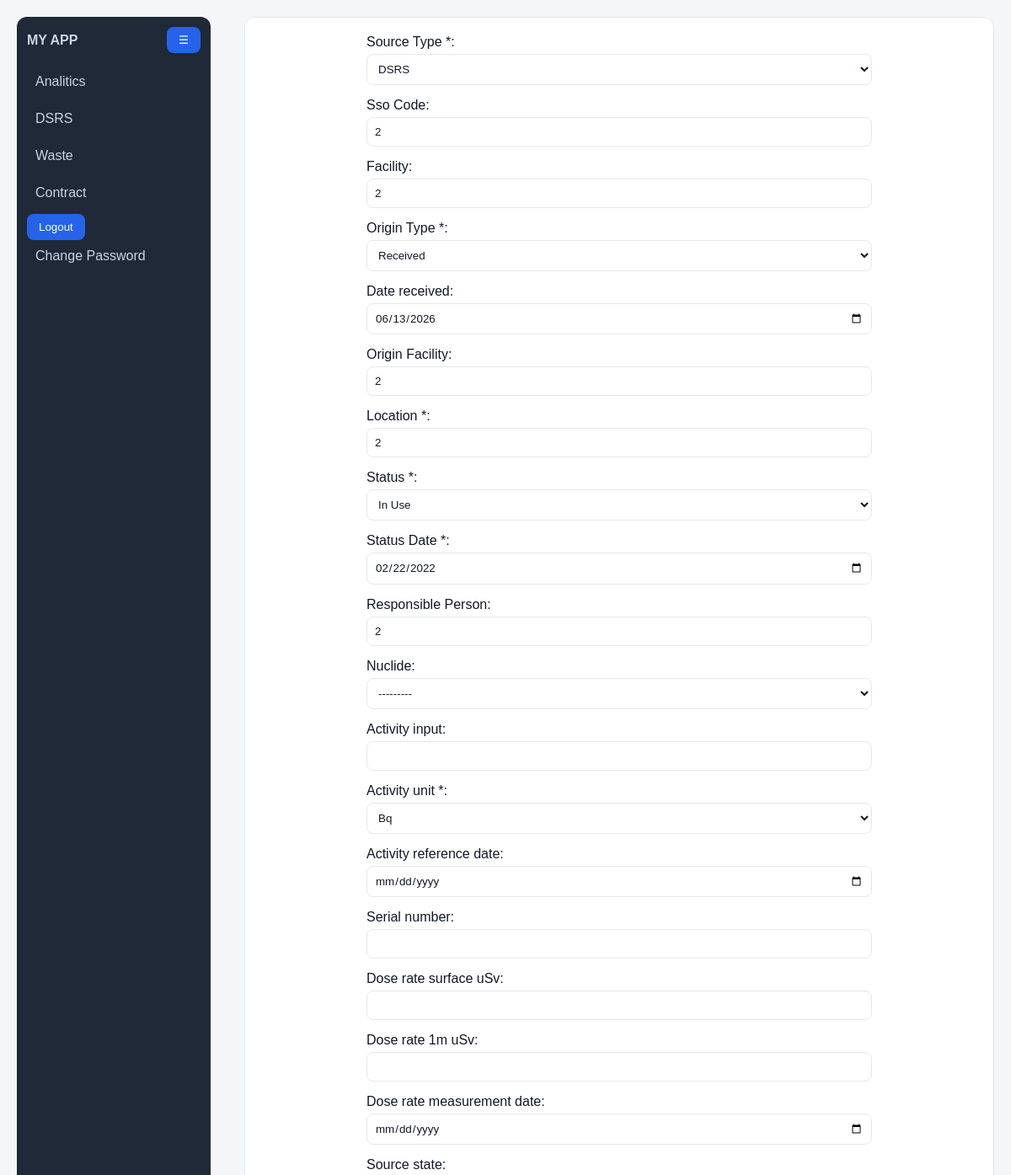
/sources/edit/32/ (signed in, upper part), run on an earlier commit of the app's database.
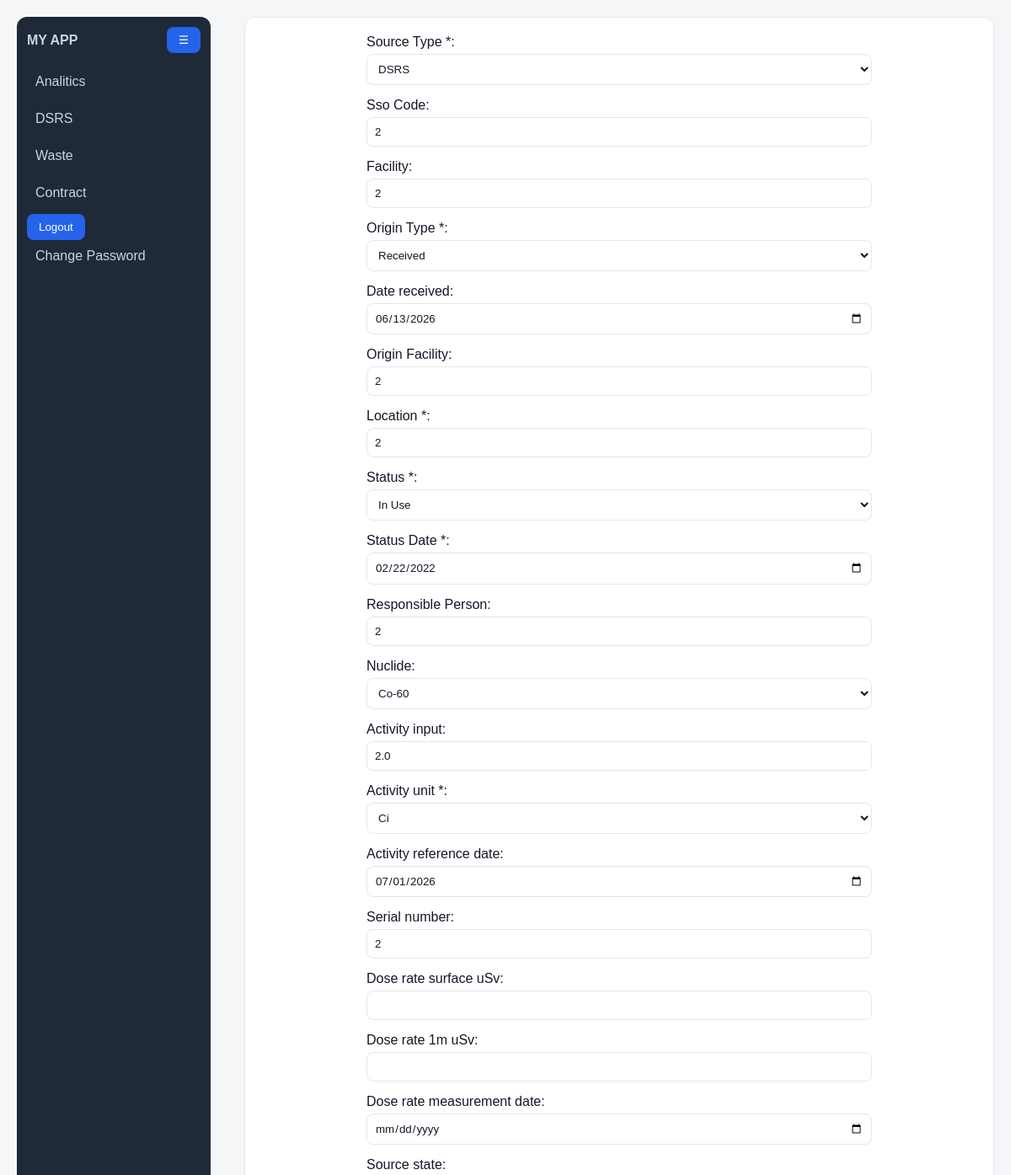
And on a later commit of the database.
### dashboard/models.py (models this page shows, shortened)
class DSRS(models.Model):
    Source_Type = models.CharField( max_length=10, choices=SOURCE_TYPE.choices, default="DSRS")
    Sso_Code = models.CharField(max_length=12,null=True, blank=True)
    Facility = models.CharField(max_length=100, blank=True, null=True)
    Origin_Type = models.CharField(max_length=20, choices=OriginType.choices)
    Date_received = models.DateField(blank=True, null=True)
    Origin_Facility = models.CharField(max_length=250,blank=True, null=True)
    Location = models.CharField(max_length=20)
    Status = models.CharField(max_length=15, choices=STATUS.choices)
    Status_Date = models.DateField()
    Responsible_Person = models.CharField(max_length=50,null=True, blank=True)
    Nuclide = models.ForeignKey(Nuclides, on_delete=models.SET_NULL, null=True, blank=True)
    activity_input = models.FloatField(null=True, blank=True)
    activity_unit = models.CharField(
        max_length=10,
        choices=[
            ('Bq', 'Bq'),
            ('kBq', 'kBq'),
            ('MBq', 'MBq'),
            ('GBq', 'GBq'),
            ('Ci', 'Ci'),
            ('mCi', 'mCi'),
            ('uCi', 'µCi'),
        ],
        default='Bq'
    )
    Activity_reference_date = models.DateField(null=True, blank=True)
    serial_number = models.CharField(max_length=25,null=True, blank=True)
    Dose_rate_surface_uSv = models.FloatField(null=True, blank=True)
    Dose_rate_1m_uSv = models.FloatField(null=True, blank=True)
    Dose_rate_measurement_date = models.DateField(null=True, blank=True)
    source_state = models.CharField(max_length=15, choices=SourceState.choices, null=True, blank=True)
    contamination_bq_cm2 = models.FloatField(null=True, blank=True)
    Source_Physical_Form = models.CharField(max_length=10, choices=SourceForm.choices, null=True, blank=True)
    Source_Manufacturer = models.CharField(max_length=50, blank=True, null=True)
    Source_Model = models.CharField(max_length=20,null=True, blank=True)
    Source_Practice = models.CharField(max_length=20, blank=True, null=True)
    Device_Manufacturer = models.CharField(max_length=50, blank=True, null=True)
    Device_Model = models.CharField(max_length=50, blank=True, null=True)
    Device_Serial_Number = models.CharField(max_length=50, blank=True, null=True)
    Container_Type = models.CharField(max_length=25, blank=True, null=True)
    Dimension = models.CharField(max_length=20, blank=True)
    Attachments = models.FileField(
        upload_to="DSRS_Doc",
        validators=[validate_attachment],
        blank=True,
        null=True
    )
    Comment = models.CharField(max_length=255, blank=True, null=True)
    created_by = models.ForeignKey(User, on_delete=models.CASCADE, editable=False)
    created_at = models.DateTimeField(auto_now_add=True)
    history = HistoricalRecords()
    initial_activity_bq = models.FloatField(null=True, blank=True)

### dashboard/views.py (the view)
# urls.py: path('sources/edit/<int:pk>/', edit_source, name='edit_source'),
def edit_source(request, pk):
    if not group_required(request.user, ["DSRS Users", "SRS Users"]):
        return HttpResponseForbidden("No access")
    obj = get_object_or_404(DSRS, pk=pk)
    user_groups = set(request.user.groups.values_list("name", flat=True))
    is_srs_user = "SRS Users" in user_groups
    is_dsrs_user = "DSRS Users" in user_groups
    source_type = (obj.Source_Type or "").strip()
    if is_srs_user and source_type == "DSRS" and not is_dsrs_user:
        return HttpResponseForbidden("No access to DSRS records")
    if is_dsrs_user and source_type == "SRS" and not is_srs_user:
        return HttpResponseForbidden("No access to SRS records")
    if request.method == "POST":
        form = DSRSForm(request.POST, request.FILES, instance=obj)
        if form.is_valid():
            obj = form.save()
            if form.cleaned_data['create_contract']:
                Contract.objects.get_or_create(
                    dsrs=obj,
                    Source_Type = obj.Source_Type,
                    status=obj.Status,
                    status_date=obj.Status_Date,
                    facility=obj.Facility,
                    serial_number=obj.serial_number,
                    nuclide=str(obj.Nuclide) if obj.Nuclide else None,
                    activity=obj.current_activity_mci_value,
                    activity_unit="mCi",
                    activity_date=timezone.now().date(),
                )
            delete_ids = request.POST.getlist("delete_images")
            if delete_ids:
                DSRSImage.objects.filter(
                    id__in=delete_ids,
                    dsrs=obj
                ).delete()
            images = request.FILES.getlist("dsrs_images")
            for img in images:
                DSRSImage.objects.create(dsrs=obj, file=img)
            return redirect("tables")
    else:
        form = DSRSForm(instance=obj)
    return render(request, "dsrs/edit_source.html", {"form": form})

### dashboard/forms.py (shortened to what this page needs)
class DSRSForm(forms.ModelForm):
    create_contract = forms.BooleanField(
        required=False,
        label="Create Contract"
    )
    class Meta:
        model = DSRS
        exclude = ['created_by','created_at','initial_activity_bq']
        widgets = {
            'Date_received': forms.DateInput(attrs={'type': 'date'}),
            'Activity_reference_date': forms.DateInput(attrs={'type': 'date'}),
            'Status_Date': forms.DateInput(attrs={'type': 'date'}),
            'Dose_rate_measurement_date': forms.DateInput(attrs={'type': 'date'}),
        }
        labels = {
            "activity_input_mci": "Initial Activity (mCi)",
        }
    def __init__(self, *args, **kwargs):
        user = kwargs.pop("user", None)
        super().__init__(*args, **kwargs)
        for name, field in self.fields.items():
            if field.required:
                field.label = f"{field.label} *"

### dashboard/models.py (called while the page is built)
    def __str__(self):
        return self.name

### dashboard/views.py (called while the page is built)
def group_required(user, groups):
    return user.groups.filter(name__in=groups).exists()

### templates/dsrs/edit_source.html (shortened to what this page needs)
{% extends 'base.html' %}
{% load static %}
{% load crispy_forms_tags %}
{% block content %}
<div class="content">
    <div style="max-width:600px; margin:auto;">
<form method="POST" enctype="multipart/form-data">
   {% for field in form %}
    {% if field.name == "create_contract" %}
      <div class="form-check-inline">
         {{ field.label_tag }}
        {{ field }}
        </div>
    {% else %}
        <p>
            {{ field.label_tag }}
            {{ field }}
        </p>
    {% endif %}
{% endfor %}
</form>
</div>
</div>
{% endblock %}

What changed in the data, as far as the page shows it:
changed DSRS "DSRS": Nuclide "---------" → "Co-60"; activity_input (not shown) → "2.0"; activity_unit "Bq" → "Ci"; Activity_reference_date (not shown) → "07/01/2026"; serial_number (not shown) → "2"
